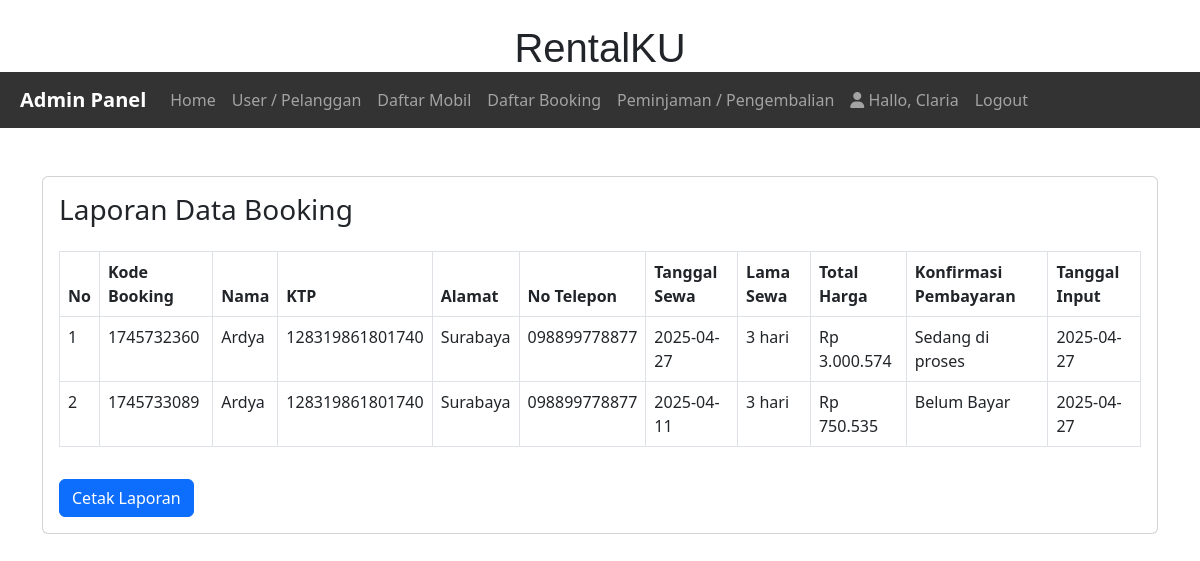
The page /admin/laporan/laporan.php (signed in) on the database its author committed.
### tables this page shows
CREATE TABLE `infoweb` (
  `id` int NOT NULL,
  `nama_rental` varchar(255) NOT NULL,
  `telp` bigint NOT NULL,
  `alamat` varchar(255) NOT NULL,
  `email` varchar(255) NOT NULL,
  `no_rek` bigint NOT NULL,
  `updated_at` timestamp NOT NULL
);

CREATE TABLE `booking` (
  `id_booking` int NOT NULL,
  `kode_booking` varchar(255) NOT NULL,
  `id_login` int NOT NULL,
  `id_mobil` int NOT NULL,
  `ktp` varchar(255) NOT NULL,
  `nama` varchar(255) NOT NULL,
  `alamat` varchar(255) NOT NULL,
  `no_tlp` varchar(15) NOT NULL,
  `tanggal` varchar(255) NOT NULL,
  `lama_sewa` int NOT NULL,
  `total_harga` int NOT NULL,
  `konfirmasi_pembayaran` varchar(255) NOT NULL,
  `tgl_input` varchar(255) NOT NULL
);

### koneksi/koneksi.php (called while the page is built, shortened)
<?php
    $user = 'root';
    $pass = 'root';
    try {
    $koneksi = new PDO("mysql:host=localhost:8889;dbname=mobing", $user, $pass);
    $koneksi->setAttribute(PDO::ATTR_ERRMODE, PDO::ERRMODE_EXCEPTION);
} catch (PDOException $e) {
    die('Database connection failed: ' . $e->getMessage());
}
    $url = "http://localhost:8000/";
    $sql_web = "SELECT * FROM infoweb WHERE id = 1";
    $row_web = $koneksi->prepare($sql_web);
    $row_web->execute();
    $info_web = $row_web->fetch(PDO::FETCH_OBJ);
?>

### admin/laporan/laporan.php (the view, shortened to what this page needs)
<?php
require '../../koneksi/koneksi.php';
include '../header.php';
$query = $koneksi->query("SELECT * FROM booking ORDER BY tgl_input DESC");
?>
<br><br>
<div class="container">
    <div class="card">
        <div class="card-body">
            <h3 class="mb-4">Laporan Data Booking</h3>
            <table class="table table-bordered">
                <thead class="thead-dark">
                    <tr>
                        <th>No</th>
                        <th>Kode Booking</th>
                        <th>Nama</th>
                        <th>KTP</th>
                        <th>Alamat</th>
                        <th>No Telepon</th>
                        <th>Tanggal Sewa</th>
                        <th>Lama Sewa</th>
                        <th>Total Harga</th>
                        <th>Konfirmasi Pembayaran</th>
                        <th>Tanggal Input</th>
                    </tr>
                </thead>
                <tbody>
                    <?php
                    $no = 1;
                    while ($data = $query->fetch(PDO::FETCH_ASSOC)) {
                        ?>
                        <tr>
                            <td><?php echo  $no++; ?></td>
                            <td><?php echo  htmlspecialchars($data['kode_booking']); ?></td>
                            <td><?php echo  htmlspecialchars($data['nama']); ?></td>
                            <td><?php echo  htmlspecialchars($data['ktp']); ?></td>
                            <td><?php echo  htmlspecialchars($data['alamat']); ?></td>
                            <td><?php echo  htmlspecialchars($data['no_tlp']); ?></td>
                            <td><?php echo  htmlspecialchars($data['tanggal']); ?></td>
                            <td><?php echo  htmlspecialchars($data['lama_sewa']); ?> hari</td>
                            <td>Rp <?php echo  number_format($data['total_harga'], 0, ',', '.'); ?></td>
                            <td><?php echo  htmlspecialchars($data['konfirmasi_pembayaran']); ?></td>
                            <td><?php echo  htmlspecialchars($data['tgl_input']); ?></td>
                        </tr>
                        <?php
                    }
                    ?>
                </tbody>
            </table>
            <button onclick="window.print()" class="btn btn-primary mt-3">Cetak Laporan</button>
        </div>
    </div>
</div>
<br><br><br>

### admin/header.php (shortened to what this page needs)
<?php
    $id_login = $_SESSION['USER']['id_login'];
    $row = $koneksi->prepare("SELECT * FROM login WHERE id_login=?");
    $row->execute([$id_login]);
    $hasil_login = $row->fetch();
?>
<!doctype html>
<html lang="en">
  <head>
<link href="https://cdn.jsdelivr.net/npm/bootstrap@5.3.0/dist/css/bootstrap.min.css" rel="stylesheet">
<link href="https://cdnjs.cloudflare.com/ajax/libs/font-awesome/6.5.0/css/all.min.css" rel="stylesheet">
  </head>
  <body>
<div class="jumbotron pt-4 pb-4 text-center">
    <div class="container">
    <h2 class="custom-header">
        <?php echo  $info_web->nama_rental;?>
    </h2>
    </div>
</div>
    <nav class="navbar navbar-expand-lg navbar-dark" style="background-color: #333; padding-left: 20px; padding-right: 20px;">
        <a class="navbar-brand" href="<?php echo $url;?>admin/"><b>Admin Panel</b></a>
        <div class="collapse navbar-collapse" id="collapsibleNavId">
            <ul class="navbar-nav mr-auto mt-2 mt-lg-0">
                <li class="nav-item <?php if($title_web == 'Dashboard'){ echo 'active';}?>">
                    <a class="nav-link" href="<?php echo $url;?>admin/">Home <span class="sr-only">(current)</span></a>
                </li>
                <li class="nav-item <?php if($title_web == 'User'){ echo 'active';}?>">
                    <a class="nav-link" href="<?php echo $url;?>admin/user/index.php">User / Pelanggan</a>
                </li>
                <li class="nav-item <?php if($title_web == 'Daftar Mobil'){ echo 'active';}?>
                <?php if($title_web == 'Tambah Mobil'){ echo 'active';}?>
                <?php if($title_web == 'Edit Mobil'){ echo 'active';}?>">
                    <a class="nav-link" href="<?php echo $url;?>admin/mobil/mobil.php">Daftar Mobil</a>
                </li>
                <li class="nav-item <?php if($title_web == 'Daftar Booking'){ echo 'active';}?>
                <?php if($title_web == 'Konfirmasi'){ echo 'active';}?>">
                    <a class="nav-link" href="<?php echo $url;?>admin/booking/booking.php">Daftar Booking</a>
                </li>
                <li class="nav-item <?php if($title_web == 'Peminjaman'){ echo 'active';}?>">
                    <a class="nav-link" href="<?php echo $url;?>admin/peminjaman/peminjaman.php">Peminjaman / Pengembalian</a>
                </li>
            </ul>
            <ul class="navbar-nav my-2 my-lg-0">
                <li class="nav-item">
                    <a class="nav-link" href="#">
                        <i class="fa fa-user"> </i> Hallo, <?php echo $hasil_login['nama_pengguna'];?>
                    </a>
                </li>
                <li class="nav-item">
                    <a class="nav-link" onclick="return confirm('Apakah anda ingin logout ?');" href="<?php echo $url;?>admin/logout.php">Logout</a>
                </li>
            </ul>
        </div>
    </nav>

### admin/header.php (style rules this page uses)
.custom-header { font-family: 'Prodesk', sans-serif; font-size: 2.5rem; }

### rows shown on the page
infoweb: nama_rental "RentalKU"
booking: kode_booking "1745732360", nama "Ardya", ktp "128319861801740", alamat "Surabaya", no_tlp "098899778877", tanggal "2025-04-27", lama_sewa "3", total_harga "3.000.574", konfirmasi_pembayaran "Sedang di proses", tgl_input "2025-04-27"
booking: kode_booking "1745733089", nama "Ardya", ktp "128319861801740", alamat "Surabaya", no_tlp "098899778877", tanggal "2025-04-11", lama_sewa "3", total_harga "750.535", konfirmasi_pembayaran "Belum Bayar", tgl_input "2025-04-27"

### other values the page prints
$hasil_login['nama_pengguna'] "Claria"
